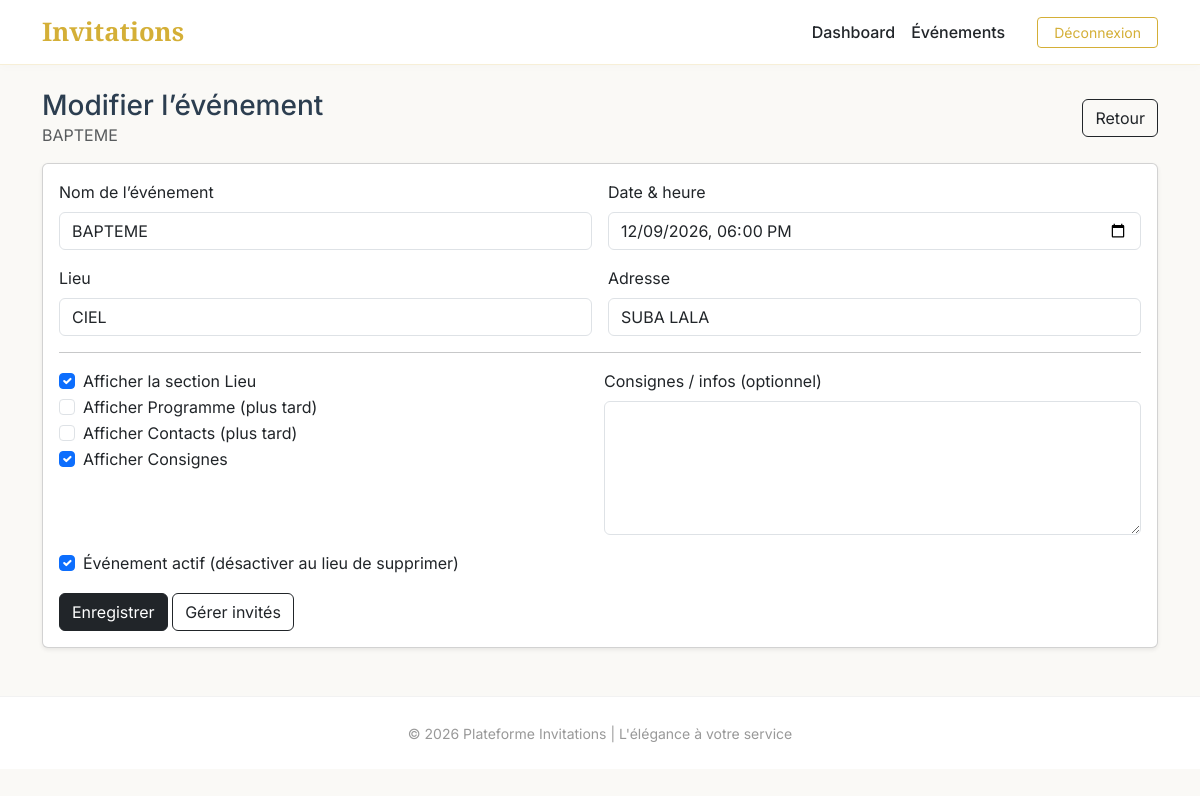
The page /client/events/2/edit (signed in) on the database its author committed.
### platform_app/models.py (models this page shows)
class Event(db.Model):
    id = db.Column(db.Integer, primary_key=True)
    user_id = db.Column(db.Integer, db.ForeignKey("user.id"), nullable=False)
    title = db.Column(db.String(255), nullable=False)  # ex: "Mon mariage"
    event_datetime = db.Column(db.DateTime, nullable=False)
    location_name = db.Column(db.String(255), nullable=False)
    address = db.Column(db.String(255), nullable=False)
    show_location = db.Column(db.Boolean, default=True)
    show_program = db.Column(db.Boolean, default=False)
    show_contacts = db.Column(db.Boolean, default=False)
    show_instructions = db.Column(db.Boolean, default=False)
    instructions = db.Column(db.Text, nullable=True)
    is_active = db.Column(db.Boolean, default=True)
    created_at = db.Column(db.DateTime, default=datetime.utcnow)
    guests = db.relationship("Guest", backref="event", lazy=True, cascade="all, delete-orphan")
    invitations = db.relationship("Invitation", backref="event", lazy=True, cascade="all, delete-orphan")

### platform_app/routes/client.py (the view)
@bp.get("/events/<int:event_id>/edit")
@login_required
def events_edit_get(event_id: int):
    _require_client()
    event = _get_client_event_or_404(event_id)
    return render_template("client/event_edit.html", event=event)

### platform_app/routes/client.py (called while the page is built)
def _require_client():
    if getattr(current_user, "role", None) != "client":
        abort(403)

def _get_client_event_or_404(event_id: int) -> Event:
    event = Event.query.get_or_404(event_id)
    if event.user_id != current_user.id:
        abort(403)
    return event

### platform_app/templates/client/event_edit.html (shortened to what this page needs)
{% extends "partials/_base.html" %}
{% block content %}
<div class="d-flex align-items-center justify-content-between mb-3">
  <div>
    <h3 class="mb-0">Modifier l’événement</h3>
    <div class="text-muted">{{ event.title }}</div>
  </div>
  <a class="btn btn-outline-dark" href="{{ url_for('client.events_list') }}">Retour</a>
</div>
<div class="card shadow-sm">
  <div class="card-body">
    <form method="post" action="{{ url_for('client.events_edit_post', event_id=event.id) }}">
      <div class="row g-3">
        <div class="col-md-6">
          <label class="form-label">Nom de l’événement</label>
          <input class="form-control" name="title" value="{{ event.title }}" required>
        </div>
        <div class="col-md-6">
          <label class="form-label">Date & heure</label>
          <input class="form-control" type="datetime-local" name="event_datetime"
                 value="{{ event.event_datetime.strftime('%Y-%m-%dT%H:%M') }}" required>
        </div>
        <div class="col-md-6">
          <label class="form-label">Lieu</label>
          <input class="form-control" name="location_name" value="{{ event.location_name }}" required>
        </div>
        <div class="col-md-6">
          <label class="form-label">Adresse</label>
          <input class="form-control" name="address" value="{{ event.address }}" required>
        </div>
      </div>
      <hr class="my-3">
      <div class="row g-2">
        <div class="col-md-6">
          <div class="form-check">
            <input class="form-check-input" type="checkbox" name="show_location" {% if event.show_location %}checked{% endif %}>
            <label class="form-check-label">Afficher la section Lieu</label>
          </div>
          <div class="form-check">
            <input class="form-check-input" type="checkbox" name="show_program" {% if event.show_program %}checked{% endif %}>
            <label class="form-check-label">Afficher Programme (plus tard)</label>
          </div>
          <div class="form-check">
            <input class="form-check-input" type="checkbox" name="show_contacts" {% if event.show_contacts %}checked{% endif %}>
            <label class="form-check-label">Afficher Contacts (plus tard)</label>
          </div>
          <div class="form-check">
            <input class="form-check-input" type="checkbox" name="show_instructions" {% if event.show_instructions %}checked{% endif %}>
            <label class="form-check-label">Afficher Consignes</label>
          </div>
        </div>
        <div class="col-md-6">
          <label class="form-label">Consignes / infos (optionnel)</label>
          <textarea class="form-control" name="instructions" rows="5">{{ event.instructions or "" }}</textarea>
        </div>
      </div>
      <div class="form-check mt-3">
        <input class="form-check-input" type="checkbox" name="is_active" {% if event.is_active %}checked{% endif %}>
        <label class="form-check-label">Événement actif (désactiver au lieu de supprimer)</label>
      </div>
      <button class="btn btn-dark mt-3">Enregistrer</button>
      <a class="btn btn-outline-dark mt-3" href="{{ url_for('client.guests_list', event_id=event.id) }}">Gérer invités</a>
    </form>
  </div>
</div>
{% endblock %}

### platform_app/templates/partials/_base.html (style rules this page uses)
:root { --gold: #D4AF37; --soft-white: #FAF9F6; --dark-navy: #2C3E50; }
body { font-family: 'Inter', sans-serif; background-color: var(--soft-white); color: var(--dark-navy); display: flex; flex-direction: column; min-vh-100; }

### rows shown on the page
Event: title "BAPTEME", event_datetime "12/09/2026 18:00", location_name "CIEL", address "SUBA LALA", show_location "☑", show_instructions "☑", is_active "☑"
